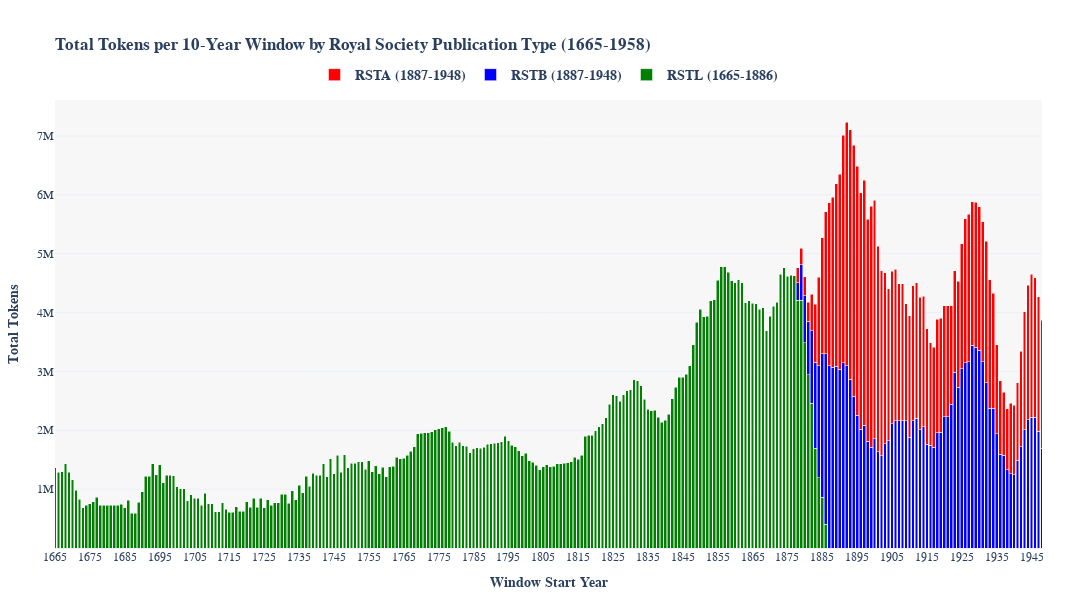

Source (notebook cell):
### Markdown cell above
some plots for the paper etc.

### Code cell
import pandas as pd
import plotly.graph_objects as go
from collections import defaultdict
import os
import re
from tqdm import tqdm
from nltk.tokenize import word_tokenize

def count_tokens_in_file(file_path):
    with open(file_path, 'r', encoding='utf-8') as f:
        text = f.read()
    return len(word_tokenize(text))

def count_tokens_in_10_year_windows(text_dirs, start_year, end_year):
    def extract_year_from_filename(filename):
        match = re.search(r'rst[bla]?_?(\d{4})', filename)
        return int(match.group(1)) if match else None
    
    token_counts = {
        'rsta': defaultdict(int),
        'rstb': defaultdict(int),
        'rstl': defaultdict(int)
    }
    
    file_paths = []
    for dir in text_dirs:
        for f in os.listdir(dir):
            if f.endswith('.txt'):
                file_paths.append(os.path.join(dir, f))
    
    for file_path in tqdm(file_paths):
        year = extract_year_from_filename(os.path.basename(file_path))
        pub_type = os.path.basename(os.path.dirname(file_path))[-4:]
        
        if year and start_year <= year <= end_year:
            token_count = count_tokens_in_file(file_path)
            token_counts[pub_type][year] += token_count
    
    tokens_per_window = {
        'rsta': defaultdict(int),
        'rstb': defaultdict(int),
        'rstl': defaultdict(int)
    }
    
    for pub_type in ['rsta', 'rstb', 'rstl']:
        if pub_type in ['rsta', 'rstb']:
            start_year_filter = 1887
        else:
            start_year_filter = 1665
        
        for year in range(start_year, end_year - 9):
            window_start = year
            window_end = year + 9
            total_tokens = sum(
                token_counts[pub_type].get(y, 0) 
                for y in range(window_start, window_end + 1)
                if (pub_type != 'rstl' and y >= 1887) or (pub_type == 'rstl' and y <= 1886)
            )
            tokens_per_window[pub_type][window_start] = total_tokens
    
    return tokens_per_window

text_dirs = [
    r"D:\Fact_fiction_corpus\texts\royal society\txt_rstb",
    r"D:\Fact_fiction_corpus\texts\royal society\txt_rstl", 
    r"D:\Fact_fiction_corpus\texts\royal society\txt_rsta"
]

historical_token_counts = count_tokens_in_10_year_windows(
    text_dirs,
    start_year=1665,
    end_year=1958
)

publication_types = {
    'rsta': {'color': 'red', 'name': 'RSTA', 'order': 3},
    'rstb': {'color': 'blue', 'name': 'RSTB', 'order': 2},
    'rstl': {'color': 'green', 'name': 'RSTL', 'order': 1}
}

fig = go.Figure()

all_windows = sorted(set().union(
    historical_token_counts['rsta'].keys(),
    historical_token_counts['rstb'].keys(),
    historical_token_counts['rstl'].keys()
))

sorted_pub_types = sorted(publication_types.items(), key=lambda x: x[1]['order'])

for pub_type, details in sorted_pub_types:
    windows = [year for year in all_windows if historical_token_counts[pub_type].get(year, 0) > 0]
    counts = [historical_token_counts[pub_type].get(year, 0) for year in windows]
    
    if windows:
        first_year = windows[0]
        last_year = windows[-1]
        
        if pub_type in ['rsta', 'rstb']:
            first_year = max(first_year, 1887)
        
        fig.add_trace(go.Bar(
            x=windows,
            y=counts,
            name=f'{details["name"]} ({first_year}-{last_year})',
            marker_color=details['color'],
            hovertemplate='%{y:,} tokens<extra></extra>'
        ))

fig.update_xaxes(
    range=[1665, 1948],
    tickvals=list(range(1665, 1948, 10)), #year window starts
    tickfont=dict(size=12),
    title_font=dict(size=14),
    title_text='<b>Window Start Year<b>'
)

fig.update_layout(
    title='<b>Total Tokens per 10-Year Window by Royal Society Publication Type (1665-1958)<b>',
    xaxis_title='<b>Window Start Year<b>',
    yaxis_title='<b>Total Tokens<b>',
    barmode='stack',
    template='plotly_white',
    width=1200,
    height=600,
    font=dict(family='Arial, sans-serif'),
    legend=dict(
        orientation='h',
        yanchor='bottom',
        y=1.02,
        xanchor='center',
        x=0.5,
        font=dict(size=14, weight='bold')
    ),
    plot_bgcolor='rgba(240,240,240,0.5)',
    margin=dict(t=100, b=50, l=50, r=50)
)

fig.update_yaxes(
    tickformat="~s",
    tickfont=dict(size=12),
    title_font=dict(size=14),
    tickvals=[1_000_000, 2_000_000, 3_000_000, 4_000_000, 5_000_000, 6_000_000, 7_000_000],
)

fig.show()
fig.write_html("C:/Users/Igiba/Documents/fact_fiction_project/extra_plots/royal_society_token_counts_cumulative_bar_plot.html")

### Figure 1 — Plotly figure (JSON) as saved in the notebook; plotly's stock layout.template omitted (floating-point values rounded to 4 significant figures; data arrays with more than 128 entries replaced by an {"elided": "..."} marker saying what was removed)
{"data": [{"hovertemplate": "%{y:,} tokens<extra></extra>", "marker": {"color": "green"}, "name": "RSTL (1665-1886)", "type": "bar", "x": {"elided": "222 int values"}, "y": {"elided": "222 int values"}}, {"hovertemplate": "%{y:,} tokens<extra></extra>", "marker": {"color": "blue"}, "name": "RSTB (1887-1948)", "type": "bar", "x": [1878, 1879, 1880, 1881, 1882, 1883, 1884, 1885, 1886, 1887, 1888, 1889, 1890, 1891, 1892, 1893, 1894, 1895, 1896, 1897, 1898, 1899, 1900, 1901, 1902, 1903, 1904, 1905, 1906, 1907, 1908, 1909, 1910, 1911, 1912, 1913, 1914, 1915, 1916, 1917, 1918, 1919, 1920, 1921, 1922, 1923, 1924, 1925, 1926, 1927, 1928, 1929, 1930, 1931, 1932, 1933, 1934, 1935, 1936, 1937, 1938, 1939, 1940, 1941, 1942, 1943, 1944, 1945, 1946, 1947, 1948], "y": [297408, 601607, 794485, 907003, 1233908, 1463553, 1904373, 2439589, 2891071, 3096450, 3071578, 3085913, 3033395, 3148542, 3099719, 2870074, 2578032, 2256967, 2013711, 2086187, 1813651, 1715646, 1859573, 1631908, 1571505, 1769010, 1820263, 2112681, 2162403, 2162669, 2162669, 2164546, 1880259, 2158675, 2204344, 2006839, 2059632, 1762426, 1749885, 1708314, 1956008, 1964754, 2227756, 2233029, 2438632, 2982556, 2729732, 3047333, 3146047, 3163226, 3446975, 3412927, 3358381, 3165204, 2806053, 2374586, 2374586, 1939918, 1595797, 1575109, 1332035, 1264711, 1244671, 1491333, 1716250, 2013382, 2178123, 2218146, 2218146, 1985105, 1696736]}, {"hovertemplate": "%{y:,} tokens<extra></extra>", "marker": {"color": "red"}, "name": "RSTA (1887-1948)", "type": "bar", "x": [1878, 1879, 1880, 1881, 1882, 1883, 1884, 1885, 1886, 1887, 1888, 1889, 1890, 1891, 1892, 1893, 1894, 1895, 1896, 1897, 1898, 1899, 1900, 1901, 1902, 1903, 1904, 1905, 1906, 1907, 1908, 1909, 1910, 1911, 1912, 1913, 1914, 1915, 1916, 1917, 1918, 1919, 1920, 1921, 1922, 1923, 1924, 1925, 1926, 1927, 1928, 1929, 1930, 1931, 1932, 1933, 1934, 1935, 1936, 1937, 1938, 1939, 1940, 1941, 1942, 1943, 1944, 1945, 1946, 1947, 1948], "y": [258144, 279420, 325108, 325108, 620346, 989704, 1502142, 1972316, 2412675, 2766191, 2891430, 3106828, 3316829, 3865092, 4131568, 4233764, 4261664, 4229880, 4024373, 4159316, 3775933, 4088074, 4045825, 3497562, 3143444, 2907445, 2587748, 2590156, 2577071, 2325489, 2325489, 1987188, 2064436, 2299035, 2299943, 2250107, 2217408, 1963131, 1741364, 1699632, 1933397, 1942197, 1884714, 1885740, 1677236, 1730721, 1799510, 2121363, 2445351, 2509606, 2432433, 2459959, 2438438, 2378569, 2402170, 2186602, 1952490, 1509573, 1248123, 1073732, 1035795, 1194242, 1184531, 1315867, 1623475, 2004118, 2282324, 2435501, 2372963, 2287954, 2169299]}], "layout": {"barmode": "stack", "font": {"family": "Arial, sans-serif"}, "height": 600, "legend": {"font": {"size": 14, "weight": "bold"}, "orientation": "h", "x": 0.5, "xanchor": "center", "y": 1.02, "yanchor": "bottom"}, "margin": {"b": 50, "l": 50, "r": 50, "t": 100}, "plot_bgcolor": "rgba(240,240,240,0.5)", "title": {"text": "<b>Total Tokens per 10-Year Window by Royal Society Publication Type (1665-1958)<b>"}, "width": 1200, "xaxis": {"range": [1665, 1948], "tickfont": {"size": 12}, "tickvals": [1665, 1675, 1685, 1695, 1705, 1715, 1725, 1735, 1745, 1755, 1765, 1775, 1785, 1795, 1805, 1815, 1825, 1835, 1845, 1855, 1865, 1875, 1885, 1895, 1905, 1915, 1925, 1935, 1945], "title": {"text": "<b>Window Start Year<b>"}}, "yaxis": {"tickfont": {"size": 12}, "tickformat": "~s", "tickvals": [1000000, 2000000, 3000000, 4000000, 5000000, 6000000, 7000000], "title": {"font": {"size": 14}, "text": "<b>Total Tokens<b>"}}}}
